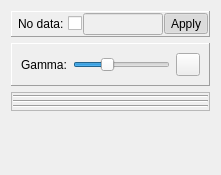
<?xml version="1.0" encoding="UTF-8"?>
<ui version="4.0">
 <class>mvd::ColorDynamicsWidget</class>
 <widget class="QWidget" name="mvd::ColorDynamicsWidget">
  <property name="geometry">
   <rect>
    <x>0</x>
    <y>0</y>
    <width>221</width>
    <height>175</height>
   </rect>
  </property>
  <property name="sizePolicy">
   <sizepolicy hsizetype="Maximum" vsizetype="Maximum">
    <horstretch>0</horstretch>
    <verstretch>0</verstretch>
   </sizepolicy>
  </property>
  <property name="windowTitle">
   <string>Form</string>
  </property>
  <property name="locale">
   <locale language="C" country="AnyCountry"/>
  </property>
  <layout class="QVBoxLayout" name="verticalLayout_2">
   <item>
    <widget class="QFrame" name="noDataFrame">
     <property name="sizePolicy">
      <sizepolicy hsizetype="Preferred" vsizetype="Preferred">
       <horstretch>0</horstretch>
       <verstretch>0</verstretch>
      </sizepolicy>
     </property>
     <property name="frameShape">
      <enum>QFrame::Panel</enum>
     </property>
     <property name="frameShadow">
      <enum>QFrame::Raised</enum>
     </property>
     <layout class="QHBoxLayout" name="horizontalLayout_2">
      <property name="spacing">
       <number>1</number>
      </property>
      <property name="sizeConstraint">
       <enum>QLayout::SetDefaultConstraint</enum>
      </property>
      <property name="leftMargin">
       <number>6</number>
      </property>
      <property name="topMargin">
       <number>1</number>
      </property>
      <property name="rightMargin">
       <number>1</number>
      </property>
      <property name="bottomMargin">
       <number>1</number>
      </property>
      <item>
       <widget class="QLabel" name="noDataLabel">
        <property name="sizePolicy">
         <sizepolicy hsizetype="Minimum" vsizetype="Preferred">
          <horstretch>0</horstretch>
          <verstretch>0</verstretch>
         </sizepolicy>
        </property>
        <property name="text">
         <string>No data: </string>
        </property>
       </widget>
      </item>
      <item>
       <widget class="QCheckBox" name="noDataCheckBox">
        <property name="text">
         <string/>
        </property>
       </widget>
      </item>
      <item>
       <widget class="QLineEdit" name="noDataLineEdit">
        <property name="enabled">
         <bool>false</bool>
        </property>
        <property name="sizePolicy">
         <sizepolicy hsizetype="Maximum" vsizetype="Fixed">
          <horstretch>0</horstretch>
          <verstretch>0</verstretch>
         </sizepolicy>
        </property>
       </widget>
      </item>
      <item>
       <widget class="QToolButton" name="noDataButton">
        <property name="enabled">
         <bool>true</bool>
        </property>
        <property name="text">
         <string>Apply</string>
        </property>
        <property name="checkable">
         <bool>true</bool>
        </property>
        <property name="checked">
         <bool>true</bool>
        </property>
       </widget>
      </item>
     </layout>
    </widget>
   </item>
   <item>
    <widget class="QFrame" name="gammaFrame">
     <property name="sizePolicy">
      <sizepolicy hsizetype="Preferred" vsizetype="Preferred">
       <horstretch>0</horstretch>
       <verstretch>0</verstretch>
      </sizepolicy>
     </property>
     <property name="frameShape">
      <enum>QFrame::Panel</enum>
     </property>
     <property name="frameShadow">
      <enum>QFrame::Raised</enum>
     </property>
     <layout class="QHBoxLayout" name="horizontalLayout">
      <item>
       <widget class="QLabel" name="gammaLabel">
        <property name="sizePolicy">
         <sizepolicy hsizetype="Minimum" vsizetype="Preferred">
          <horstretch>0</horstretch>
          <verstretch>0</verstretch>
         </sizepolicy>
        </property>
        <property name="text">
         <string>Gamma:</string>
        </property>
       </widget>
      </item>
      <item>
       <widget class="QSlider" name="gammaSlider">
        <property name="minimum">
         <number>-50</number>
        </property>
        <property name="maximum">
         <number>100</number>
        </property>
        <property name="singleStep">
         <number>1</number>
        </property>
        <property name="pageStep">
         <number>1</number>
        </property>
        <property name="value">
         <number>0</number>
        </property>
        <property name="orientation">
         <enum>Qt::Horizontal</enum>
        </property>
       </widget>
      </item>
      <item>
       <widget class="QToolButton" name="gammaResetButton">
        <property name="toolTip">
         <string>Reset value to 1.</string>
        </property>
        <property name="icon">
         <iconset resource="mvdIcons.qrc">
          <normaloff>:/Utilities/Data/Icons/view-refresh.png</normaloff>:/Utilities/Data/Icons/view-refresh.png</iconset>
        </property>
       </widget>
      </item>
     </layout>
    </widget>
   </item>
   <item>
    <widget class="QFrame" name="colorFrame">
     <property name="sizePolicy">
      <sizepolicy hsizetype="Preferred" vsizetype="Preferred">
       <horstretch>0</horstretch>
       <verstretch>0</verstretch>
      </sizepolicy>
     </property>
     <property name="frameShape">
      <enum>QFrame::StyledPanel</enum>
     </property>
     <property name="frameShadow">
      <enum>QFrame::Plain</enum>
     </property>
     <layout class="QVBoxLayout" name="verticalLayout">
      <property name="spacing">
       <number>1</number>
      </property>
      <property name="sizeConstraint">
       <enum>QLayout::SetDefaultConstraint</enum>
      </property>
      <property name="margin">
       <number>1</number>
      </property>
      <item>
       <widget class="ColorBandDynamicsWidget" name="redWidget" native="true">
        <property name="sizePolicy">
         <sizepolicy hsizetype="Preferred" vsizetype="Maximum">
          <horstretch>0</horstretch>
          <verstretch>0</verstretch>
         </sizepolicy>
        </property>
        <property name="minimumSize">
         <size>
          <width>0</width>
          <height>0</height>
         </size>
        </property>
        <property name="baseSize">
         <size>
          <width>0</width>
          <height>0</height>
         </size>
        </property>
       </widget>
      </item>
      <item>
       <widget class="Line" name="rgLine">
        <property name="orientation">
         <enum>Qt::Horizontal</enum>
        </property>
       </widget>
      </item>
      <item>
       <widget class="ColorBandDynamicsWidget" name="greenWidget" native="true">
        <property name="sizePolicy">
         <sizepolicy hsizetype="Preferred" vsizetype="Maximum">
          <horstretch>0</horstretch>
          <verstretch>0</verstretch>
         </sizepolicy>
        </property>
        <property name="minimumSize">
         <size>
          <width>0</width>
          <height>0</height>
         </size>
        </property>
       </widget>
      </item>
      <item>
       <widget class="Line" name="gbLine">
        <property name="orientation">
         <enum>Qt::Horizontal</enum>
        </property>
       </widget>
      </item>
      <item>
       <widget class="ColorBandDynamicsWidget" name="blueWidget" native="true">
        <property name="sizePolicy">
         <sizepolicy hsizetype="Preferred" vsizetype="Maximum">
          <horstretch>0</horstretch>
          <verstretch>0</verstretch>
         </sizepolicy>
        </property>
        <property name="minimumSize">
         <size>
          <width>0</width>
          <height>0</height>
         </size>
        </property>
       </widget>
      </item>
      <item>
       <widget class="Line" name="bwLine">
        <property name="orientation">
         <enum>Qt::Horizontal</enum>
        </property>
       </widget>
      </item>
      <item>
       <widget class="ColorBandDynamicsWidget" name="whiteWidget" native="true">
        <property name="sizePolicy">
         <sizepolicy hsizetype="Preferred" vsizetype="Maximum">
          <horstretch>0</horstretch>
          <verstretch>0</verstretch>
         </sizepolicy>
        </property>
        <property name="minimumSize">
         <size>
          <width>0</width>
          <height>0</height>
         </size>
        </property>
       </widget>
      </item>
     </layout>
    </widget>
   </item>
   <item>
    <spacer name="verticalSpacer">
     <property name="orientation">
      <enum>Qt::Vertical</enum>
     </property>
     <property name="sizeHint" stdset="0">
      <size>
       <width>20</width>
       <height>0</height>
      </size>
     </property>
    </spacer>
   </item>
  </layout>
 </widget>
 <customwidgets>
  <customwidget>
   <class>ColorBandDynamicsWidget</class>
   <extends>QWidget</extends>
   <header>mvdColorBandDynamicsWidget.h</header>
   <container>1</container>
  </customwidget>
 </customwidgets>
 <tabstops>
  <tabstop>noDataCheckBox</tabstop>
  <tabstop>noDataLineEdit</tabstop>
  <tabstop>noDataButton</tabstop>
 </tabstops>
 <resources>
  <include location="mvdIcons.qrc"/>
 </resources>
 <connections/>
</ui>
